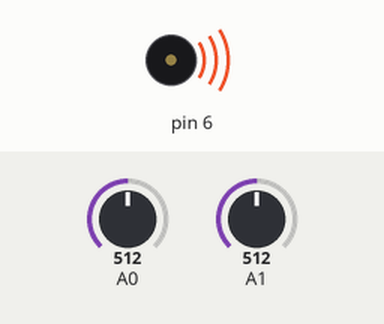
Bench run of a sketch on a simulated Arduino Uno, built with avr-gcc and run on an emulated ATmega328P. On the bench: buzzer (waves = sounding). Inputs (shaded band) come from the test bench; at power-on: A0 = 512, A1 = 512. What the sketch prints to the serial monitor is not drawn.

Above: at 0.1 s.
Timing chart, 0 to 1.6 s (numbered marks = the images above):
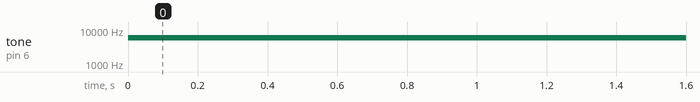

Measured:
- by itself, tone on pin 6: silent → 5860 Hz at 0.00 s

The sketch:

audio_output.ino
```cpp
void setup() {
  // put your setup code here, to run once:

  Serial.begin(9600);

}

void loop() {

  int fPot = analogRead(A0);
  int dPot = analogRead(A1);

  int freq = map(fPot, 0, 700, 33, 8000);
  int dur = map(dPot, 0, 700, 0, 1000);

  Serial.print("Dur: ");
  Serial.print(dPot);
  Serial.print(" Frequency: ");
  Serial.println(freq);

  tone(6, freq, dur);


}
```
